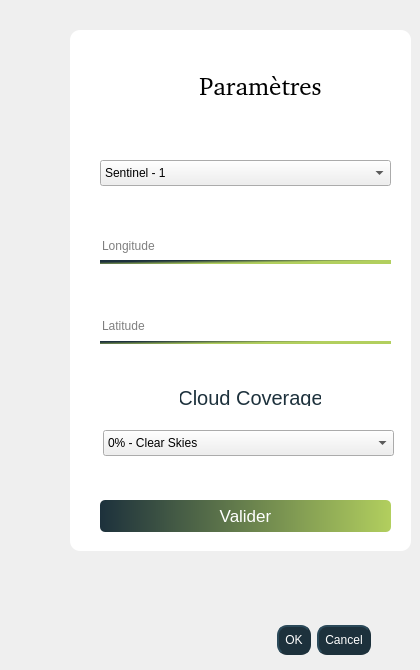
   <widget class="QWidget" name="tabWidgetPage4">
    <attribute name="title">
     <string>Paramètres</string>
    </attribute>
    <widget class="QFrame" name="frame_3">
     <property name="geometry">
      <rect>
       <x>70</x>
       <y>30</y>
       <width>341</width>
       <height>521</height>
      </rect>
     </property>
     <property name="cursor">
      <cursorShape>PointingHandCursor</cursorShape>
     </property>
     <property name="styleSheet">
      <string notr="true">QFrame {
   border: none;
	border-radius:10px;
	background-color:rgb(255, 255, 255);
	box-shadow: 8px 7px 7px 8px rgb(179, 179, 179);
}</string>
     </property>
     <property name="frameShape">
      <enum>QFrame::StyledPanel</enum>
     </property>
     <property name="frameShadow">
      <enum>QFrame::Raised</enum>
     </property>
     <widget class="QLabel" name="label_10">
      <property name="geometry">
       <rect>
        <x>110</x>
        <y>40</y>
        <width>161</width>
        <height>31</height>
       </rect>
      </property>
      <property name="font">
       <font>
        <family>,sans-serif</family>
        <pointsize>-1</pointsize>
        <weight>50</weight>
        <italic>false</italic>
        <bold>false</bold>
       </font>
      </property>
      <property name="styleSheet">
       <string notr="true">

font: &quot;Poppins&quot;,sans-serif;
background-color: rgb(255, 255, 255);
max-width : 350px;
font-size:25px;
</string>
      </property>
      <property name="text">
       <string>Paramètres</string>
      </property>
      <property name="alignment">
       <set>Qt::AlignCenter</set>
      </property>
     </widget>
     <widget class="QLineEdit" name="username_input2_2">
      <property name="geometry">
       <rect>
        <x>30</x>
        <y>200</y>
        <width>291</width>
        <height>31</height>
       </rect>
      </property>
      <property name="styleSheet">
       <string notr="true">width : 100%;
height : 45px; 
border-color: rgb(255, 255, 255);
color: rgb(0,0,0);
border: none;
</string>
      </property>
      <property name="text">
       <string/>
      </property>
      <property name="dragEnabled">
       <bool>false</bool>
      </property>
      <property name="placeholderText">
       <string extracomment="Nom d'utilisateur">Longitude</string>
      </property>
     </widget>
     <widget class="Line" name="line_10">
      <property name="geometry">
       <rect>
        <x>30</x>
        <y>230</y>
        <width>291</width>
        <height>4</height>
       </rect>
      </property>
      <property name="styleSheet">
       <string notr="true">background-color: qlineargradient(spread:pad, x1:0.182079, y1:0.147455, x2:0.832562, y2:0.647409, stop:0.0985222 rgba(29, 49, 60, 255), stop:0.73399 rgba(178, 207, 94, 255))</string>
      </property>
      <property name="orientation">
       <enum>Qt::Horizontal</enum>
      </property>
     </widget>
     <widget class="Line" name="line_11">
      <property name="geometry">
       <rect>
        <x>30</x>
        <y>310</y>
        <width>291</width>
        <height>4</height>
       </rect>
      </property>
      <property name="styleSheet">
       <string notr="true">background-color: qlineargradient(spread:pad, x1:0.182079, y1:0.147455, x2:0.832562, y2:0.647409, stop:0.0985222 rgba(29, 49, 60, 255), stop:0.73399 rgba(178, 207, 94, 255))</string>
      </property>
      <property name="orientation">
       <enum>Qt::Horizontal</enum>
      </property>
     </widget>
     <widget class="QLineEdit" name="password_input2_2">
      <property name="geometry">
       <rect>
        <x>30</x>
        <y>280</y>
        <width>291</width>
        <height>31</height>
       </rect>
      </property>
      <property name="styleSheet">
       <string notr="true">width : 100%;
height : 45px; 
border-color: rgb(255, 255, 255);
color: rgb(0,0,0);
border: none;
</string>
      </property>
      <property name="text">
       <string/>
      </property>
      <property name="placeholderText">
       <string>Latitude</string>
      </property>
     </widget>
     <widget class="QPushButton" name="btn_valider_2">
      <property name="geometry">
       <rect>
        <x>30</x>
        <y>470</y>
        <width>291</width>
        <height>32</height>
       </rect>
      </property>
      <property name="cursor">
       <cursorShape>PointingHandCursor</cursorShape>
      </property>
      <property name="styleSheet">
       <string notr="true">

QPushButton{
background-color: qlineargradient(spread:pad, x1:0, y1:0, x2:1, y2:0, stop:0 rgba(29, 49, 60, 255), stop:1 rgba(178, 207, 94, 255));

font: &quot;Poppins&quot; ;
font :17px;
color: #fff;
border-radius: 5px;
}


QPushButton::hover{
background-color: qlineargradient(spread:pad, x1:0.926108, y1:0.159, x2:0.0640394, y2:0.0568182, stop:0 rgba(29, 49, 60, 255), stop:1 rgba(178, 207, 94, 255))}</string>
      </property>
      <property name="text">
       <string>Valider</string>
      </property>
     </widget>
     <widget class="QLabel" name="label_5">
      <property name="geometry">
       <rect>
        <x>110</x>
        <y>360</y>
        <width>141</width>
        <height>16</height>
       </rect>
      </property>
      <property name="font">
       <font>
        <pointsize>15</pointsize>
        <weight>50</weight>
        <bold>false</bold>
       </font>
      </property>
      <property name="styleSheet">
       <string notr="true">color:rgb(29,49,60);</string>
      </property>
      <property name="text">
       <string>Cloud Coverage</string>
      </property>
      <property name="alignment">
       <set>Qt::AlignCenter</set>
      </property>
     </widget>
     <widget class="QComboBox" name="comboBox">
      <property name="enabled">
       <bool>true</bool>
      </property>
      <property name="geometry">
       <rect>
        <x>30</x>
        <y>130</y>
        <width>291</width>
        <height>26</height>
       </rect>
      </property>
      <property name="cursor">
       <cursorShape>PointingHandCursor</cursorShape>
      </property>
      <property name="styleSheet">
       <string notr="true">color: rgb(0, 0, 0);</string>
      </property>
      <item>
       <property name="text">
        <string>Sentinel - 1</string>
       </property>
      </item>
      <item>
       <property name="text">
        <string>Sentinel - 2</string>
       </property>
      </item>
      <item>
       <property name="text">
        <string>Sentinel - 3</string>
       </property>
      </item>
      <item>
       <property name="text">
        <string>Sentinel - 4</string>
       </property>
      </item>
     </widget>
     <widget class="QComboBox" name="comboBox_2">
      <property name="geometry">
       <rect>
        <x>33</x>
        <y>400</y>
        <width>291</width>
        <height>26</height>
       </rect>
      </property>
      <property name="cursor">
       <cursorShape>PointingHandCursor</cursorShape>
      </property>
      <property name="styleSheet">
       <string notr="true">color: rgb(0, 0, 0);</string>
      </property>
      <item>
       <property name="text">
        <string>0% - Clear Skies</string>
       </property>
      </item>
      <item>
       <property name="text">
        <string>25% - Scattered Clouds</string>
       </property>
      </item>
      <item>
       <property name="text">
        <string>75% - Broken Clouds</string>
       </property>
      </item>
      <item>
       <property name="text">
        <string>100% - Overcast</string>
       </property>
      </item>
      <item>
       <property name="text">
        <string>Vision Obscured</string>
       </property>
      </item>
     </widget>
    </widget>
    <widget class="QDialogButtonBox" name="ok_cancel_4">
     <property name="geometry">
      <rect>
       <x>130</x>
       <y>620</y>
       <width>241</width>
       <height>41</height>
      </rect>
     </property>
     <property name="cursor">
      <cursorShape>PointingHandCursor</cursorShape>
     </property>
     <property name="styleSheet">
      <string notr="true"> background-color: rgb(29,49,60);
 color: rgb(255,255,255);
   border-style: outset;
    border-width: 2px;
    border-radius: 10px;
    border-color: rgb(29,49,60);
    min-width: 5em;
   font: 15pt &quot;.AppleSystemUIFont&quot;;
    padding: 6px;
</string>
     </property>
     <property name="orientation">
      <enum>Qt::Horizontal</enum>
     </property>
     <property name="standardButtons">
      <set>QDialogButtonBox::Cancel|QDialogButtonBox::Ok</set>
     </property>
    </widget>
   </widget>
